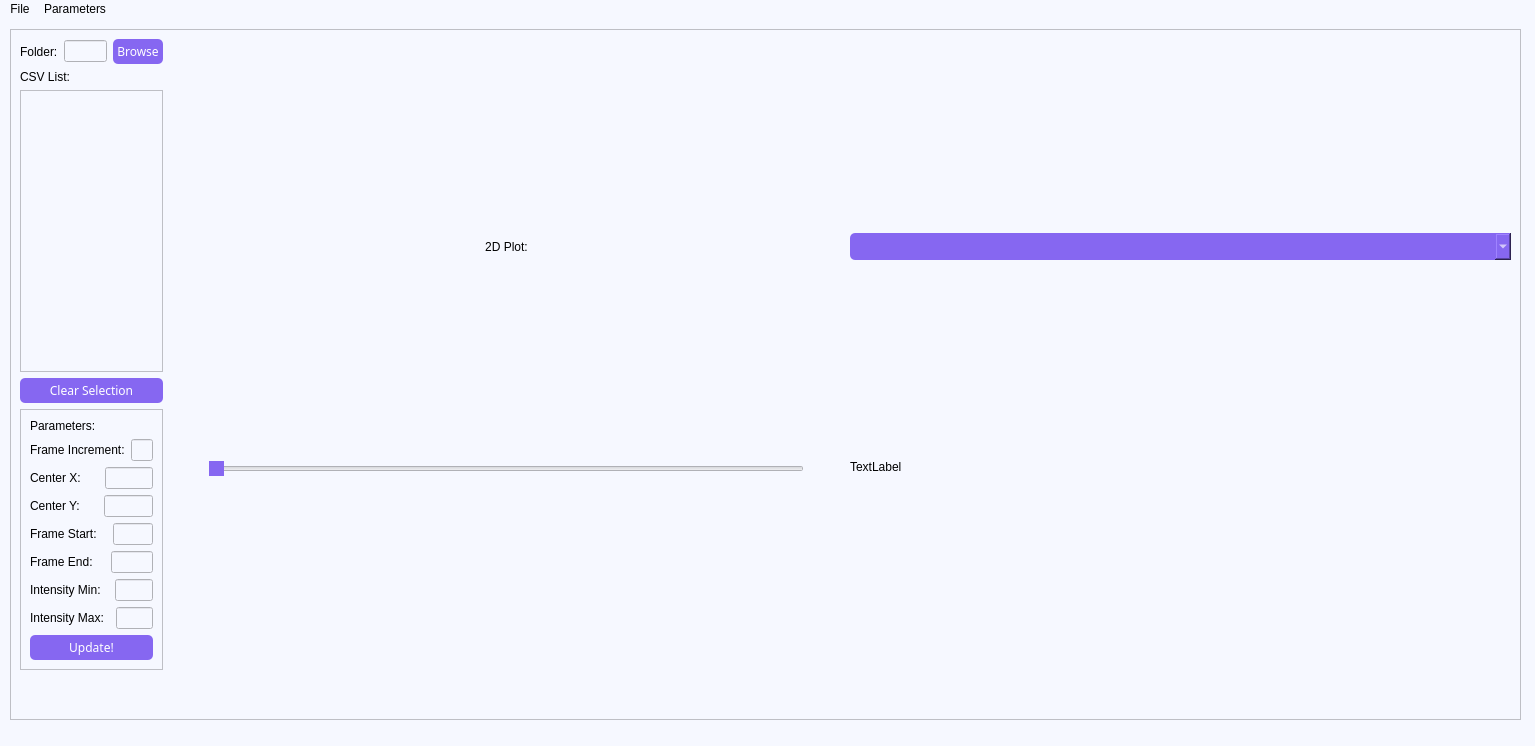
<?xml version="1.0" encoding="UTF-8"?>
<ui version="4.0">
 <class>MainWindow</class>
 <widget class="QMainWindow" name="MainWindow">
  <property name="geometry">
   <rect>
    <x>0</x>
    <y>0</y>
    <width>1535</width>
    <height>746</height>
   </rect>
  </property>
  <property name="windowTitle">
   <string>MainWindow</string>
  </property>
  <property name="styleSheet">
   <string notr="true">background-color: #f6f8ff;</string>
  </property>
  <widget class="QWidget" name="centralwidget">
   <widget class="QFrame" name="main_frame">
    <property name="geometry">
     <rect>
      <x>10</x>
      <y>10</y>
      <width>1511</width>
      <height>691</height>
     </rect>
    </property>
    <property name="frameShape">
     <enum>QFrame::StyledPanel</enum>
    </property>
    <property name="frameShadow">
     <enum>QFrame::Raised</enum>
    </property>
    <layout class="QGridLayout" name="gridLayout">
     <item row="0" column="0">
      <layout class="QVBoxLayout" name="verticalLayout_4" stretch="1,0">
       <item>
        <layout class="QHBoxLayout" name="horizontalLayout_7" stretch="1,0,9,0,10">
         <item>
          <layout class="QVBoxLayout" name="side_bar">
           <item>
            <layout class="QHBoxLayout" name="horizontalLayout_5">
             <item>
              <widget class="QLabel" name="label">
               <property name="text">
                <string>Folder:</string>
               </property>
              </widget>
             </item>
             <item>
              <widget class="QLineEdit" name="dir_name_edit"/>
             </item>
             <item>
              <widget class="QPushButton" name="dir_btn">
               <property name="styleSheet">
                <string notr="true">QPushButton {
        background-color: #8667f1;
        border-radius: 5px;
        color: #ffffff;
		padding: 4px;
        border: none;
        font-family: Candara;
    }</string>
               </property>
               <property name="text">
                <string>Browse</string>
               </property>
              </widget>
             </item>
            </layout>
           </item>
           <item>
            <layout class="QVBoxLayout" name="verticalLayout_2">
             <item>
              <widget class="QLabel" name="csv_list_label">
               <property name="text">
                <string>CSV List:</string>
               </property>
              </widget>
             </item>
             <item>
              <widget class="QListWidget" name="csv_list"/>
             </item>
             <item>
              <widget class="QPushButton" name="clear_csvs_btn">
               <property name="styleSheet">
                <string notr="true">QPushButton {
        background-color: #8667f1;
        border-radius: 5px;
        color: #ffffff;
		padding: 4px;
        border: none;
        font-family: Candara;
    }</string>
               </property>
               <property name="text">
                <string>Clear Selection</string>
               </property>
              </widget>
             </item>
             <item>
              <widget class="QFrame" name="frame_4">
               <property name="frameShape">
                <enum>QFrame::StyledPanel</enum>
               </property>
               <property name="frameShadow">
                <enum>QFrame::Raised</enum>
               </property>
               <layout class="QVBoxLayout" name="verticalLayout">
                <item>
                 <widget class="QLabel" name="label_9">
                  <property name="styleSheet">
                   <string notr="true">QLabel {
        color: #000000;
		font: bold 16pt &quot;Candara&quot;;
    }</string>
                  </property>
                  <property name="text">
                   <string>Parameters:</string>
                  </property>
                 </widget>
                </item>
                <item>
                 <layout class="QHBoxLayout" name="horizontalLayout_6">
                  <item>
                   <widget class="QLabel" name="frame_increment_label">
                    <property name="text">
                     <string>Frame Increment:</string>
                    </property>
                   </widget>
                  </item>
                  <item>
                   <spacer name="horizontalSpacer_5">
                    <property name="orientation">
                     <enum>Qt::Horizontal</enum>
                    </property>
                    <property name="sizeHint" stdset="0">
                     <size>
                      <width>40</width>
                      <height>20</height>
                     </size>
                    </property>
                   </spacer>
                  </item>
                  <item>
                   <widget class="QLineEdit" name="frame_increment_LineEdit">
                    <property name="sizePolicy">
                     <sizepolicy hsizetype="Maximum" vsizetype="Fixed">
                      <horstretch>0</horstretch>
                      <verstretch>0</verstretch>
                     </sizepolicy>
                    </property>
                    <property name="maximumSize">
                     <size>
                      <width>70</width>
                      <height>16777215</height>
                     </size>
                    </property>
                    <property name="alignment">
                     <set>Qt::AlignRight|Qt::AlignTrailing|Qt::AlignVCenter</set>
                    </property>
                   </widget>
                  </item>
                 </layout>
                </item>
                <item>
                 <layout class="QHBoxLayout" name="horizontalLayout_8">
                  <item>
                   <widget class="QLabel" name="center_x_label">
                    <property name="text">
                     <string>Center X:</string>
                    </property>
                   </widget>
                  </item>
                  <item>
                   <spacer name="horizontalSpacer_8">
                    <property name="orientation">
                     <enum>Qt::Horizontal</enum>
                    </property>
                    <property name="sizeHint" stdset="0">
                     <size>
                      <width>40</width>
                      <height>20</height>
                     </size>
                    </property>
                   </spacer>
                  </item>
                  <item>
                   <widget class="QLineEdit" name="center_x_LineEdit">
                    <property name="sizePolicy">
                     <sizepolicy hsizetype="Maximum" vsizetype="Fixed">
                      <horstretch>0</horstretch>
                      <verstretch>0</verstretch>
                     </sizepolicy>
                    </property>
                    <property name="maximumSize">
                     <size>
                      <width>70</width>
                      <height>16777215</height>
                     </size>
                    </property>
                    <property name="alignment">
                     <set>Qt::AlignRight|Qt::AlignTrailing|Qt::AlignVCenter</set>
                    </property>
                   </widget>
                  </item>
                 </layout>
                </item>
                <item>
                 <layout class="QHBoxLayout" name="horizontalLayout_9">
                  <item>
                   <widget class="QLabel" name="center_y_label">
                    <property name="text">
                     <string>Center Y:</string>
                    </property>
                   </widget>
                  </item>
                  <item>
                   <spacer name="horizontalSpacer_9">
                    <property name="orientation">
                     <enum>Qt::Horizontal</enum>
                    </property>
                    <property name="sizeHint" stdset="0">
                     <size>
                      <width>40</width>
                      <height>20</height>
                     </size>
                    </property>
                   </spacer>
                  </item>
                  <item>
                   <widget class="QLineEdit" name="center_y_LineEdit">
                    <property name="sizePolicy">
                     <sizepolicy hsizetype="Maximum" vsizetype="Fixed">
                      <horstretch>0</horstretch>
                      <verstretch>0</verstretch>
                     </sizepolicy>
                    </property>
                    <property name="maximumSize">
                     <size>
                      <width>70</width>
                      <height>16777215</height>
                     </size>
                    </property>
                    <property name="alignment">
                     <set>Qt::AlignRight|Qt::AlignTrailing|Qt::AlignVCenter</set>
                    </property>
                   </widget>
                  </item>
                 </layout>
                </item>
                <item>
                 <layout class="QHBoxLayout" name="horizontalLayout">
                  <item>
                   <widget class="QLabel" name="frame_start_label">
                    <property name="text">
                     <string>Frame Start:</string>
                    </property>
                   </widget>
                  </item>
                  <item>
                   <spacer name="horizontalSpacer">
                    <property name="orientation">
                     <enum>Qt::Horizontal</enum>
                    </property>
                    <property name="sizeHint" stdset="0">
                     <size>
                      <width>40</width>
                      <height>20</height>
                     </size>
                    </property>
                   </spacer>
                  </item>
                  <item>
                   <widget class="QLineEdit" name="frame_start_LineEdit">
                    <property name="sizePolicy">
                     <sizepolicy hsizetype="Maximum" vsizetype="Fixed">
                      <horstretch>0</horstretch>
                      <verstretch>0</verstretch>
                     </sizepolicy>
                    </property>
                    <property name="maximumSize">
                     <size>
                      <width>70</width>
                      <height>16777215</height>
                     </size>
                    </property>
                    <property name="alignment">
                     <set>Qt::AlignRight|Qt::AlignTrailing|Qt::AlignVCenter</set>
                    </property>
                   </widget>
                  </item>
                 </layout>
                </item>
                <item>
                 <layout class="QHBoxLayout" name="horizontalLayout_2">
                  <item>
                   <widget class="QLabel" name="frame_end_label">
                    <property name="text">
                     <string>Frame End:</string>
                    </property>
                   </widget>
                  </item>
                  <item>
                   <spacer name="horizontalSpacer_2">
                    <property name="orientation">
                     <enum>Qt::Horizontal</enum>
                    </property>
                    <property name="sizeHint" stdset="0">
                     <size>
                      <width>40</width>
                      <height>20</height>
                     </size>
                    </property>
                   </spacer>
                  </item>
                  <item>
                   <widget class="QLineEdit" name="frame_end_LineEdit">
                    <property name="sizePolicy">
                     <sizepolicy hsizetype="Maximum" vsizetype="Fixed">
                      <horstretch>0</horstretch>
                      <verstretch>0</verstretch>
                     </sizepolicy>
                    </property>
                    <property name="maximumSize">
                     <size>
                      <width>70</width>
                      <height>16777215</height>
                     </size>
                    </property>
                    <property name="alignment">
                     <set>Qt::AlignRight|Qt::AlignTrailing|Qt::AlignVCenter</set>
                    </property>
                   </widget>
                  </item>
                 </layout>
                </item>
                <item>
                 <layout class="QHBoxLayout" name="horizontalLayout_3">
                  <item>
                   <widget class="QLabel" name="min_intensity_label">
                    <property name="text">
                     <string>Intensity Min:</string>
                    </property>
                   </widget>
                  </item>
                  <item>
                   <spacer name="horizontalSpacer_3">
                    <property name="orientation">
                     <enum>Qt::Horizontal</enum>
                    </property>
                    <property name="sizeHint" stdset="0">
                     <size>
                      <width>40</width>
                      <height>20</height>
                     </size>
                    </property>
                   </spacer>
                  </item>
                  <item>
                   <widget class="QLineEdit" name="intensity_min_LineEdit">
                    <property name="sizePolicy">
                     <sizepolicy hsizetype="Maximum" vsizetype="Fixed">
                      <horstretch>0</horstretch>
                      <verstretch>0</verstretch>
                     </sizepolicy>
                    </property>
                    <property name="maximumSize">
                     <size>
                      <width>70</width>
                      <height>16777215</height>
                     </size>
                    </property>
                    <property name="alignment">
                     <set>Qt::AlignRight|Qt::AlignTrailing|Qt::AlignVCenter</set>
                    </property>
                   </widget>
                  </item>
                 </layout>
                </item>
                <item>
                 <layout class="QHBoxLayout" name="horizontalLayout_4">
                  <item>
                   <widget class="QLabel" name="max_intensity_label">
                    <property name="text">
                     <string>Intensity Max:</string>
                    </property>
                   </widget>
                  </item>
                  <item>
                   <spacer name="horizontalSpacer_7">
                    <property name="orientation">
                     <enum>Qt::Horizontal</enum>
                    </property>
                    <property name="sizeHint" stdset="0">
                     <size>
                      <width>40</width>
                      <height>20</height>
                     </size>
                    </property>
                   </spacer>
                  </item>
                  <item>
                   <widget class="QLineEdit" name="intensity_max_LineEdit">
                    <property name="sizePolicy">
                     <sizepolicy hsizetype="Maximum" vsizetype="Fixed">
                      <horstretch>0</horstretch>
                      <verstretch>0</verstretch>
                     </sizepolicy>
                    </property>
                    <property name="maximumSize">
                     <size>
                      <width>70</width>
                      <height>16777215</height>
                     </size>
                    </property>
                    <property name="alignment">
                     <set>Qt::AlignRight|Qt::AlignTrailing|Qt::AlignVCenter</set>
                    </property>
                   </widget>
                  </item>
                 </layout>
                </item>
                <item>
                 <widget class="QPushButton" name="update_frames_intensity_PushButton">
                  <property name="styleSheet">
                   <string notr="true">QPushButton {
        background-color: #8667f1;
        border-radius: 5px;
        color: #ffffff;
		padding: 4px;
        border: none;
        font-family: Candara;
    }</string>
                  </property>
                  <property name="text">
                   <string>Update!</string>
                  </property>
                 </widget>
                </item>
               </layout>
              </widget>
             </item>
            </layout>
           </item>
          </layout>
         </item>
         <item>
          <spacer name="horizontalSpacer_4">
           <property name="orientation">
            <enum>Qt::Horizontal</enum>
           </property>
           <property name="sizeType">
            <enum>QSizePolicy::Fixed</enum>
           </property>
           <property name="sizeHint" stdset="0">
            <size>
             <width>40</width>
             <height>20</height>
            </size>
           </property>
          </spacer>
         </item>
         <item>
          <layout class="QVBoxLayout" name="verticalLayout_5" stretch="0,1,0">
           <item>
            <layout class="QHBoxLayout" name="horizontalLayout_10">
             <item>
              <widget class="QLabel" name="label_3">
               <property name="maximumSize">
                <size>
                 <width>16777215</width>
                 <height>30</height>
                </size>
               </property>
               <property name="styleSheet">
                <string notr="true">QLabel {
        color: #000000;
		font: bold 16pt &quot;Candara&quot;;
    }</string>
               </property>
               <property name="text">
                <string>2D Plot:</string>
               </property>
               <property name="alignment">
                <set>Qt::AlignCenter</set>
               </property>
              </widget>
             </item>
            </layout>
           </item>
           <item>
            <layout class="QVBoxLayout" name="graphLayout_2D">
             <property name="sizeConstraint">
              <enum>QLayout::SetMinimumSize</enum>
             </property>
            </layout>
           </item>
           <item>
            <widget class="QSlider" name="frame_slider">
             <property name="styleSheet">
              <string notr="true">QSlider {
        
    }


    QSlider::handle:horizontal {
        background-color: #8667f1;
        width: 16px;
        height: 16px;
        margin: -8px 0;
        border-radius: 8px;
    }</string>
             </property>
             <property name="orientation">
              <enum>Qt::Horizontal</enum>
             </property>
            </widget>
           </item>
          </layout>
         </item>
         <item>
          <spacer name="horizontalSpacer_10">
           <property name="orientation">
            <enum>Qt::Horizontal</enum>
           </property>
           <property name="sizeHint" stdset="0">
            <size>
             <width>40</width>
             <height>20</height>
            </size>
           </property>
          </spacer>
         </item>
         <item>
          <layout class="QVBoxLayout" name="verticalLayout_7">
           <item>
            <widget class="QComboBox" name="secondary_graph_comboBox">
             <property name="styleSheet">
              <string notr="true">QComboBox {
        background-color: #8667f1;
        border-radius: 5px;
        color: #ffffff;
		padding: 4px;
        border: none;
        font-family: Candara;
    }</string>
             </property>
            </widget>
           </item>
           <item>
            <layout class="QVBoxLayout" name="graphLayout_2"/>
           </item>
           <item>
            <widget class="QLabel" name="label_2">
             <property name="sizePolicy">
              <sizepolicy hsizetype="Preferred" vsizetype="Maximum">
               <horstretch>0</horstretch>
               <verstretch>0</verstretch>
              </sizepolicy>
             </property>
             <property name="text">
              <string>TextLabel</string>
             </property>
            </widget>
           </item>
          </layout>
         </item>
        </layout>
       </item>
       <item>
        <spacer name="verticalSpacer_2">
         <property name="orientation">
          <enum>Qt::Vertical</enum>
         </property>
         <property name="sizeHint" stdset="0">
          <size>
           <width>20</width>
           <height>40</height>
          </size>
         </property>
        </spacer>
       </item>
      </layout>
     </item>
    </layout>
   </widget>
  </widget>
  <widget class="QMenuBar" name="menubar">
   <property name="geometry">
    <rect>
     <x>0</x>
     <y>0</y>
     <width>1535</width>
     <height>21</height>
    </rect>
   </property>
   <widget class="QMenu" name="menuFile">
    <property name="title">
     <string>File</string>
    </property>
   </widget>
   <widget class="QMenu" name="menuCentering_Parameters">
    <property name="title">
     <string>Parameters</string>
    </property>
    <addaction name="actionCentering_Parameters"/>
    <addaction name="actionDown_Sampling"/>
   </widget>
   <addaction name="menuFile"/>
   <addaction name="menuCentering_Parameters"/>
  </widget>
  <widget class="QStatusBar" name="statusbar"/>
  <action name="actionCentering_Parameters">
   <property name="text">
    <string>Center Finding</string>
   </property>
  </action>
  <action name="actionDown_Sampling">
   <property name="text">
    <string>Down Sampling</string>
   </property>
  </action>
 </widget>
 <resources/>
 <connections/>
</ui>
